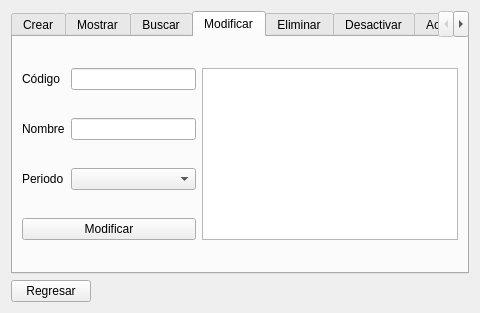
<?xml version="1.0" encoding="UTF-8"?>
<ui version="4.0">
 <class>MenuGrupo</class>
 <widget class="QWidget" name="MenuGrupo">
  <property name="geometry">
   <rect>
    <x>0</x>
    <y>0</y>
    <width>480</width>
    <height>313</height>
   </rect>
  </property>
  <property name="windowTitle">
   <string>Menu Grupo</string>
  </property>
  <property name="windowIcon">
   <iconset>
    <normaloff>../icons/group_users_13234.png</normaloff>../icons/group_users_13234.png</iconset>
  </property>
  <layout class="QGridLayout" name="gridLayout">
   <item row="1" column="0">
    <widget class="QPushButton" name="pushButton">
     <property name="text">
      <string>Regresar</string>
     </property>
     <property name="autoDefault">
      <bool>true</bool>
     </property>
    </widget>
   </item>
   <item row="1" column="1">
    <spacer name="horizontalSpacer">
     <property name="orientation">
      <enum>Qt::Horizontal</enum>
     </property>
     <property name="sizeHint" stdset="0">
      <size>
       <width>40</width>
       <height>20</height>
      </size>
     </property>
    </spacer>
   </item>
   <item row="0" column="0" colspan="2">
    <widget class="QTabWidget" name="tabWidget">
     <property name="currentIndex">
      <number>3</number>
     </property>
     <widget class="QWidget" name="tab">
      <attribute name="title">
       <string>Crear</string>
      </attribute>
      <layout class="QGridLayout" name="gridLayout_2">
       <item row="0" column="0">
        <widget class="QLabel" name="label">
         <property name="text">
          <string>Nombre:</string>
         </property>
        </widget>
       </item>
       <item row="3" column="0">
        <widget class="QPushButton" name="pushButton_2">
         <property name="text">
          <string>Agregar</string>
         </property>
         <property name="autoDefault">
          <bool>true</bool>
         </property>
        </widget>
       </item>
       <item row="0" column="1">
        <widget class="QLineEdit" name="lineEdit"/>
       </item>
       <item row="1" column="0">
        <widget class="QLabel" name="label_6">
         <property name="text">
          <string>Periodo:</string>
         </property>
        </widget>
       </item>
       <item row="1" column="1">
        <widget class="QComboBox" name="comboBox_2"/>
       </item>
       <item row="2" column="0">
        <widget class="QLabel" name="label_10">
         <property name="text">
          <string>Grado:</string>
         </property>
        </widget>
       </item>
       <item row="2" column="1">
        <widget class="QComboBox" name="comboBox_3">
         <item>
          <property name="text">
           <string>Primero</string>
          </property>
         </item>
         <item>
          <property name="text">
           <string>Segundo</string>
          </property>
         </item>
         <item>
          <property name="text">
           <string>Tercero</string>
          </property>
         </item>
        </widget>
       </item>
      </layout>
     </widget>
     <widget class="QWidget" name="tab_2">
      <attribute name="title">
       <string>Mostrar</string>
      </attribute>
      <layout class="QGridLayout" name="gridLayout_3">
       <item row="0" column="0">
        <widget class="QTextBrowser" name="textBrowser"/>
       </item>
       <item row="1" column="0">
        <widget class="QPushButton" name="pushButton_3">
         <property name="text">
          <string>Mostrar</string>
         </property>
         <property name="autoDefault">
          <bool>true</bool>
         </property>
        </widget>
       </item>
      </layout>
     </widget>
     <widget class="QWidget" name="tab_3">
      <attribute name="title">
       <string>Buscar</string>
      </attribute>
      <layout class="QGridLayout" name="gridLayout_4">
       <item row="1" column="0">
        <widget class="QLabel" name="label_2">
         <property name="text">
          <string>Código</string>
         </property>
        </widget>
       </item>
       <item row="1" column="1">
        <widget class="QLineEdit" name="lineEdit_2"/>
       </item>
       <item row="1" column="2">
        <widget class="QPushButton" name="pushButton_4">
         <property name="text">
          <string>Buscar</string>
         </property>
         <property name="autoDefault">
          <bool>true</bool>
         </property>
        </widget>
       </item>
       <item row="0" column="0" colspan="3">
        <widget class="QTextBrowser" name="textBrowser_2"/>
       </item>
      </layout>
     </widget>
     <widget class="QWidget" name="tab_4">
      <attribute name="title">
       <string>Modificar</string>
      </attribute>
      <layout class="QGridLayout" name="gridLayout_5">
       <item row="3" column="0" colspan="2">
        <widget class="QPushButton" name="pushButton_5">
         <property name="text">
          <string>Modificar</string>
         </property>
         <property name="autoDefault">
          <bool>true</bool>
         </property>
        </widget>
       </item>
       <item row="0" column="1">
        <widget class="QLineEdit" name="lineEdit_3"/>
       </item>
       <item row="1" column="0">
        <widget class="QLabel" name="label_4">
         <property name="text">
          <string>Nombre</string>
         </property>
        </widget>
       </item>
       <item row="0" column="2" rowspan="4">
        <widget class="QTextBrowser" name="textBrowser_3"/>
       </item>
       <item row="1" column="1">
        <widget class="QLineEdit" name="lineEdit_4"/>
       </item>
       <item row="0" column="0">
        <widget class="QLabel" name="label_3">
         <property name="text">
          <string>Código</string>
         </property>
        </widget>
       </item>
       <item row="2" column="1">
        <widget class="QComboBox" name="comboBox"/>
       </item>
       <item row="2" column="0">
        <widget class="QLabel" name="label_5">
         <property name="text">
          <string>Periodo</string>
         </property>
        </widget>
       </item>
      </layout>
     </widget>
     <widget class="QWidget" name="tab_5">
      <attribute name="title">
       <string>Eliminar</string>
      </attribute>
      <layout class="QGridLayout" name="gridLayout_6">
       <item row="1" column="0">
        <widget class="QLabel" name="label_7">
         <property name="text">
          <string>Código</string>
         </property>
        </widget>
       </item>
       <item row="1" column="1">
        <widget class="QLineEdit" name="lineEdit_5"/>
       </item>
       <item row="1" column="2">
        <widget class="QPushButton" name="pushButton_6">
         <property name="text">
          <string>Eliminar</string>
         </property>
         <property name="autoDefault">
          <bool>true</bool>
         </property>
        </widget>
       </item>
       <item row="0" column="0" colspan="3">
        <widget class="QTextBrowser" name="textBrowser_4"/>
       </item>
      </layout>
     </widget>
     <widget class="QWidget" name="tab_6">
      <attribute name="title">
       <string>Desactivar</string>
      </attribute>
      <layout class="QGridLayout" name="gridLayout_7">
       <item row="0" column="0" colspan="3">
        <widget class="QTextBrowser" name="textBrowser_5"/>
       </item>
       <item row="1" column="0">
        <widget class="QLabel" name="label_8">
         <property name="text">
          <string>Código</string>
         </property>
        </widget>
       </item>
       <item row="1" column="1">
        <widget class="QLineEdit" name="lineEdit_6"/>
       </item>
       <item row="1" column="2">
        <widget class="QPushButton" name="pushButton_7">
         <property name="text">
          <string>Eliminar</string>
         </property>
         <property name="autoDefault">
          <bool>true</bool>
         </property>
        </widget>
       </item>
      </layout>
     </widget>
     <widget class="QWidget" name="tab_7">
      <attribute name="title">
       <string>Activar</string>
      </attribute>
      <layout class="QGridLayout" name="gridLayout_8">
       <item row="0" column="0" colspan="3">
        <widget class="QTextBrowser" name="textBrowser_6"/>
       </item>
       <item row="1" column="0">
        <widget class="QLabel" name="label_9">
         <property name="text">
          <string>Código</string>
         </property>
        </widget>
       </item>
       <item row="1" column="1">
        <widget class="QLineEdit" name="lineEdit_7"/>
       </item>
       <item row="1" column="2">
        <widget class="QPushButton" name="pushButton_8">
         <property name="text">
          <string>Activar</string>
         </property>
         <property name="autoDefault">
          <bool>true</bool>
         </property>
        </widget>
       </item>
      </layout>
     </widget>
    </widget>
   </item>
  </layout>
 </widget>
 <resources/>
 <connections/>
</ui>
